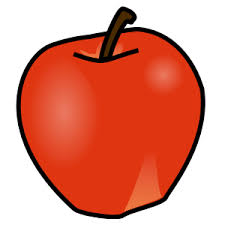
#> input picture apple.jpg, 225 x 225 px
$ python gray.py
#> lines starting #> are read from the running program, lines starting #| are printed output that depends on the picture
from PIL import Image
import numpy as np
pic = Image.open('apple.jpg')
#> pic is the input picture: PIL image 225x225 RGB; mean R, G, B 222.2, 141.5, 124
pic.show('apple.jpg')
img = Image.open('apple.jpg').convert('L')
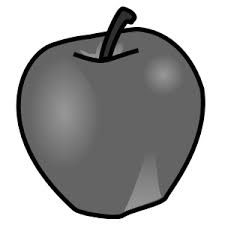
#> img: PIL image 225x225 L; min 0, max 255, mean 163.7
img.show('greyscale.jpg')
pic_array = np.array(img)
print(pic_array)
#> (printed output is left out)
#> (the run stopped early here; a loop or call above may not have finished)
